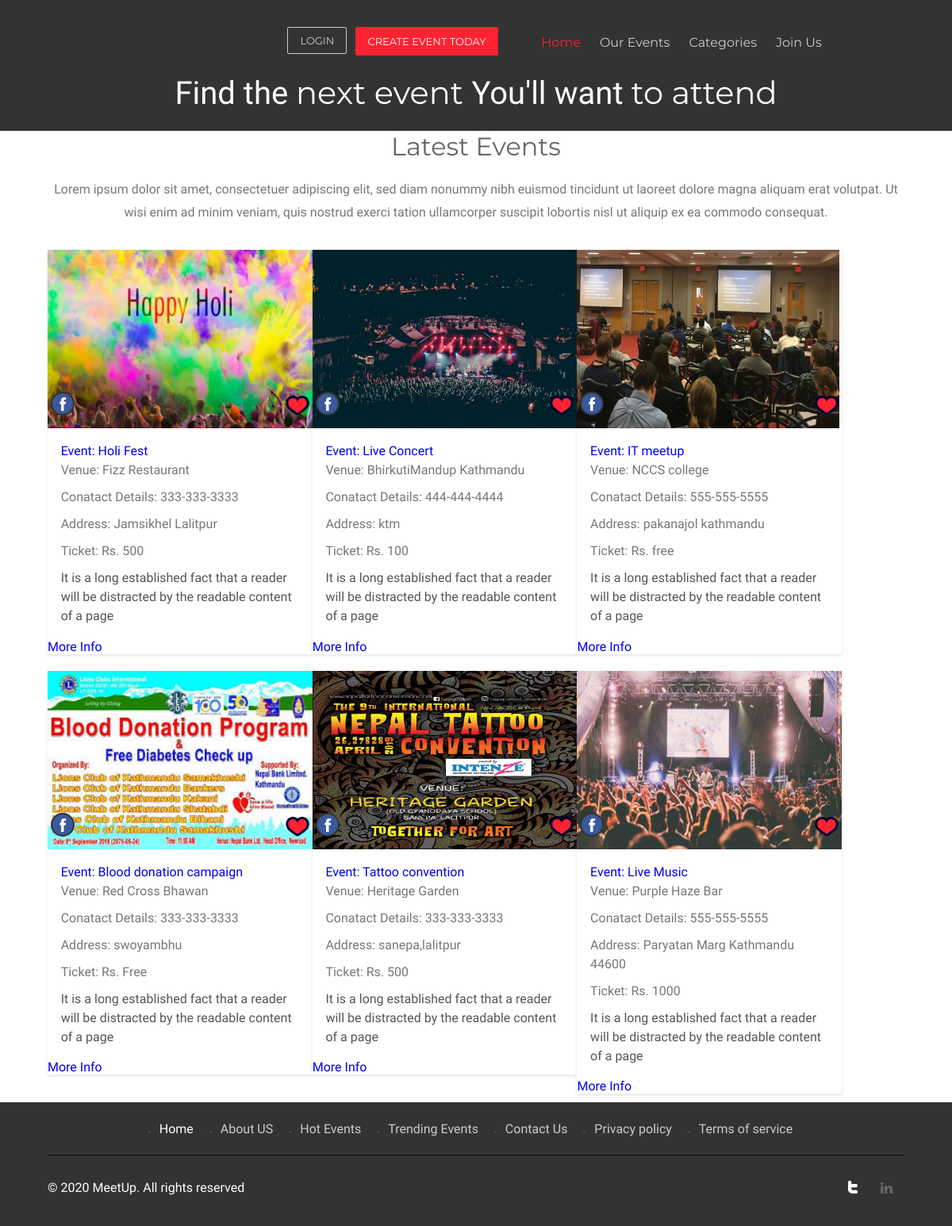
Screenshot of /events/ with the database file from the repository.
### events/models.py (models this page shows, shortened)
class Event(models.Model):
	title = models.CharField(max_length=200)
	address = models.CharField(max_length=200)
	venue = models.CharField(max_length=200)
	description =models.TextField(blank=True)
	ticketprice = models.TextField()
	phone = models.CharField(max_length=20)
	photo_main = models.ImageField(upload_to='photos/%Y/%m/%d')
	photo_1 = models.ImageField(upload_to='photos/%Y/%m/%d',blank=True)
	photo_2 = models.ImageField(upload_to='photos/%Y/%m/%d',blank=True)
	photo_3 = models.ImageField(upload_to='photos/%Y/%m/%d',blank=True)
	is_published = models.BooleanField(default=True)
	list_date = models.DateTimeField(default=datetime.now, blank=True)

### events/views.py (the view)
# urls.py: path('events/',include('events.urls')),
def events(request):
	events = Event.objects.order_by('-list_date')
	paginator = Paginator(events, 6)
	page = request.GET.get('page')
	paged_events = paginator.get_page(page)
	context = {
		'events': paged_events
	}
	return render(request,'events/events.html', context)

### templates/events/events.html (shortened to what this page needs)
{% extends 'base.html' %}
{% load static %}
{% block content %}
<div class="main">
     	<div class="wrap">
     		<h2 class="head1">Latest Events</h2>
     		<p class="m_5">Lorem ipsum dolor sit amet, consectetuer adipiscing elit, sed diam nonummy nibh euismod tincidunt ut laoreet dolore magna aliquam erat volutpat. Ut wisi enim ad minim veniam, quis nostrud exerci tation ullamcorper suscipit lobortis nisl ut aliquip ex ea commodo consequat.</p>
     			{% if events %}
     			   {% for event in events %}
     			   		<div class="section group">
						 <div class="col_1_of_3 span_1_of_3">
					<img src="{{ event.photo_main.url }}" alt="" width="1000px" height="225px"/>
					<ul class="m_fb">
						<li>
							<span class="m_22"><a href="#"><img src="{% static 'images/fb.png' %}" alt=""/></a></span>
						    <span class="m_23"><a href="#"><img src="{% static 'images/heart.png' %}" alt=""/></a></span>
						</li>
					</ul>
					  <div class="desc">
						<p><span class="venue"><a href="#"> Event: {{ event.title }}</a></span></p>
						<h4 class="m_2">Venue: {{ event.venue }}</h4>
						<h4 class="m_2">Conatact Details: {{ event.phone }}</h4>
						<h5 class="m_3">Address: {{ event.address }}</h5>
           				 <h5 class="m_3">Ticket: Rs. {{ event.ticketprice }}</h5>
						<p>{{ event.description }}</p>
					   </div>
						<a href="{% url 'event' event.id %}" class="backto btn-primary btn-block btn-light">More Info</a>
					   </div>
					   </div>
     			   {% endfor %}
     			{% else %}
     			  <div class="col-md-12">
     			  	<p>No Events Available</p>
     			  </div>
     			{% endif %}
				</div>
     	</div>
{% endblock %}

### templates/base.html (shortened to what this page needs)
{% load static %}
<!DOCTYPE html>
<html>
<head>
<link href="{% static 'css/style.css' %}" rel="stylesheet" type="text/css" media="all" />
</head>
<body>
	{% include 'partials/navbar.html' %}
  {% block content %}
  {% endblock %}
	{% include 'partials/footer.html' %}
</body>
</html>

### templates/partials/navbar.html (shortened to what this page needs)
{% load static %}
<div class="header-top">
       <div class="wrap">
		<div class="cssmenu">
		  <nav id="nav" role="navigation">
			<ul class="clearfix">
				<li class="active"><a href="{% url 'index' %}">Home</a></li>
				<li><a href="{% url 'events' %}"><span>Our Events</span></a></li>
				<li><a href="{% url 'categories' %} "><span>Categories</span></a></li>
				<li><a href="{% url 'joinus' %}">Join Us</a></li>
			</ul>
		    </nav>
		  </div>
		  <div class="buttons">
				<div class="login_btn">
					<a href="{% url 'login' %}">Login </a>
				</div>
				<div class="get_btn">
					<a href="{% url 'create_event' %}">CREATE EVENT Today</a>
				</div>
		   </div>
		<h2 class="head">Find the <span class="m_1">next event </span>You'll want <span class="m_1">to attend</span></h2>
     </div>
    </div>

### templates/partials/footer.html (shortened to what this page needs)
<div class="footer">
     	<div class="wrap">
     	  <div class="footer-menu">
     		<ul>
				<li class="active"><a href="index-2.html">Home</a></li>
				<li><a href="about.html">About US</a></li>
				<li><a href="work.html">Hot Events</a></li>
				<li><a href="industries.html">Trending Events</a></li>
				<li><a href="features.html">Contact Us</a></li>
				<li><a href="features.html">Privacy policy</a></li>
				<li><a href="work.html">Terms of service</a></li>
			</ul>
     	  </div>
     	  <div class="footer-bottom">
     	  	<div class="copy">
			   <p>© 2020 MeetUp. All rights reserved </p>
		    </div>
		      <div class="social">
			   <ul>
				  <li class="facebook"><a href="#"><span> </span></a></li>
				  <li class="twitter"><a href="#"><span> </span></a></li>
				  <li class="linked"><a href="#"><span> </span></a></li>
			   </ul>
		    </div>
     	  </div>
       </div>
     </div>

### rows the page displays
Event: photo_main (picture), title "Holi Fest", venue "Fizz Restaurant", phone "333-333-3333", address "Jamsikhel Lalitpur", ticketprice "500", description "It is a long established fact that a reader will be distracted by the readable content of a page"
Event: photo_main (picture), title "Live Concert", venue "BhirkutiMandup Kathmandu", phone "444-444-4444", address "ktm", ticketprice "100", description "It is a long established fact that a reader will be distracted by the readable content of a page"
Event: photo_main (picture), title "IT meetup", venue "NCCS college", phone "555-555-5555", address "pakanajol kathmandu", ticketprice "free", description "It is a long established fact that a reader will be distracted by the readable content of a page"
Event: photo_main (picture), title "Blood donation campaign", venue "Red Cross Bhawan", phone "333-333-3333", address "swoyambhu", ticketprice "Free", description "It is a long established fact that a reader will be distracted by the readable content of a page"
Event: photo_main (picture), title "Tattoo convention", venue "Heritage Garden", phone "333-333-3333", address "sanepa,lalitpur", ticketprice "500", description "It is a long established fact that a reader will be distracted by the readable content of a page"
Event: photo_main (picture), title "Live Music", venue "Purple Haze Bar", phone "555-555-5555", address "Paryatan Marg Kathmandu 44600", ticketprice "1000", description "It is a long established fact that a reader will be distracted by the readable content of a page"
